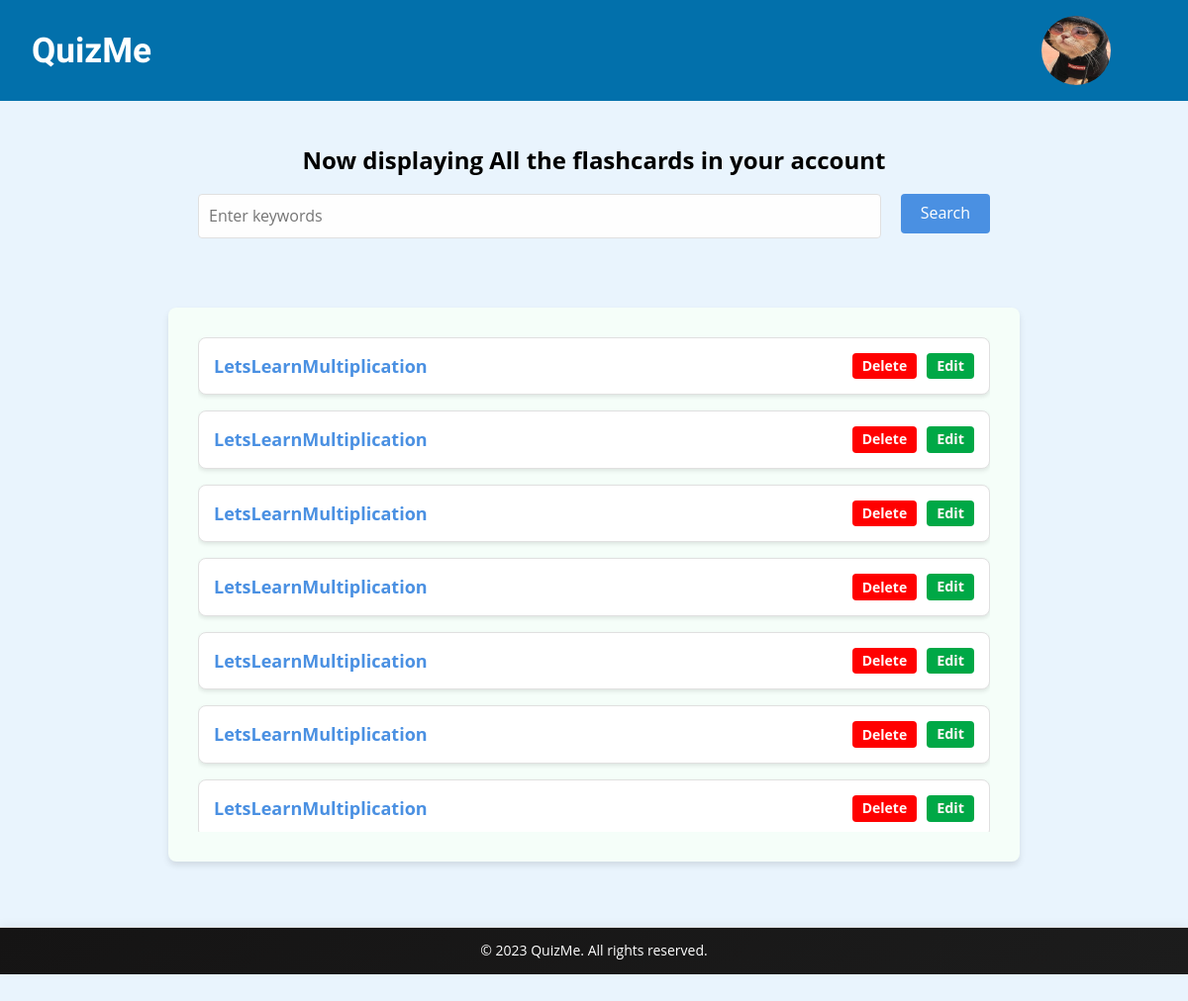
/your-flashcards (signed in), run on an earlier commit of the app's database.
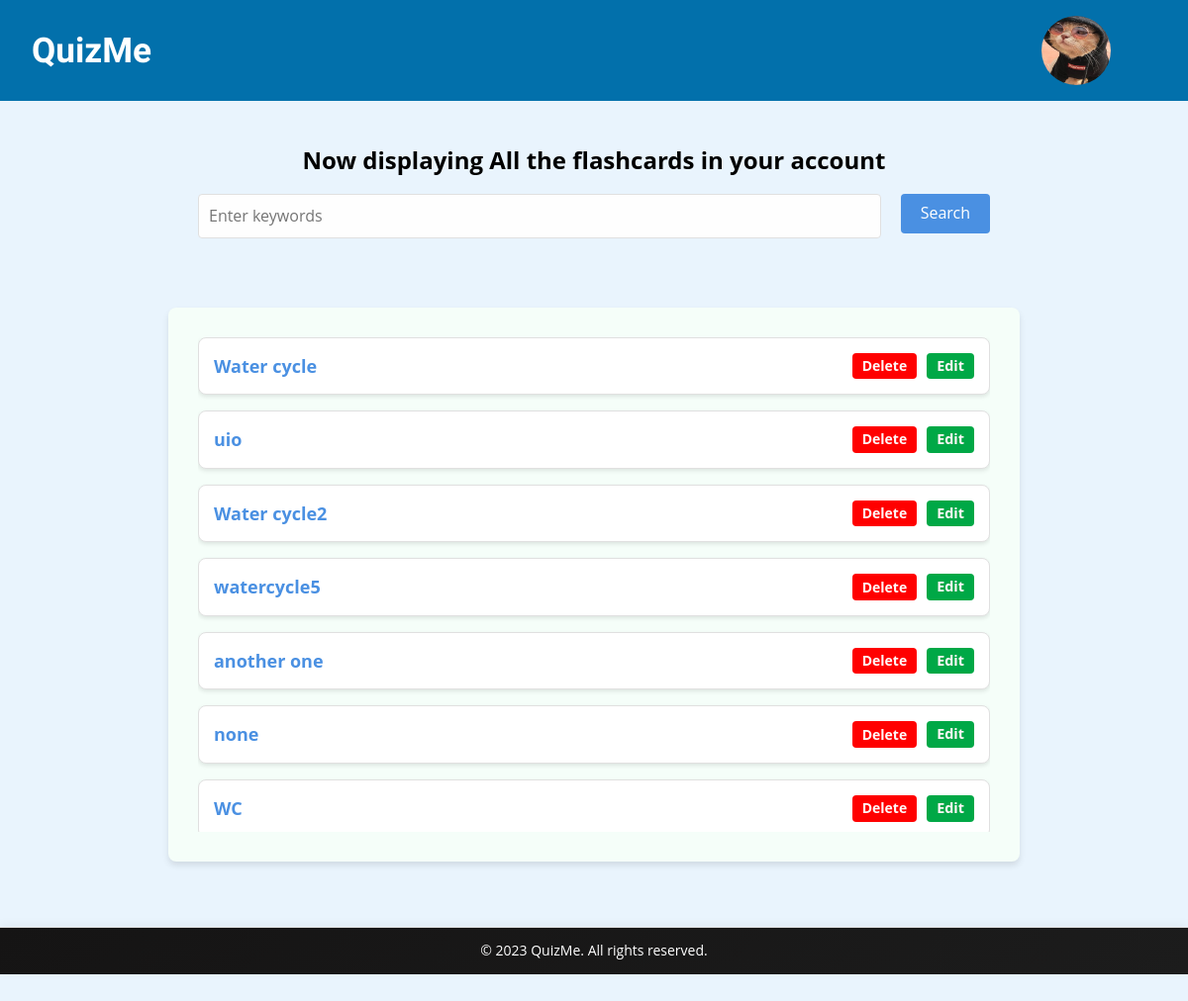
And on a later commit of the database.
### app.py (models this page shows, shortened)
class FlashcardSet(db.Model):
    id = db.Column(db.Integer, primary_key=True)
    name = db.Column(db.String(100), nullable=False)
    user_id = db.Column(db.Integer, db.ForeignKey('user.id'), nullable=False)
    flashcards = db.relationship('Flashcard', backref='flashcard_set', lazy=True, cascade='all, delete-orphan')  # Add cascade option

### app.py (the view, shortened to what this page needs)
@app.route('/your-flashcards', methods=['GET', 'POST'])
def your_flashcards():
    if 'user_id' not in session:
        return render_template('login.html', error_message="Please log in to access your flashcards.")
    user_id = session['user_id']
    user = User.query.get(user_id)
    flashcard_sets = user.flashcards
    return render_template('your-flashcards.html', flashcard_sets=flashcard_sets)

### app.py (called while the page is built)
@app.context_processor
def inject_user():
    user_id = session.get('user_id')
    if user_id:
        user = User.query.get(user_id)
        return dict(logged_in_user=user)
    return dict(logged_in_user=None)

### templates/your-flashcards.html (shortened to what this page needs)
{% extends "base.html" %}
{% block content %}
<section class="hero_your_flashcards">
    <h1 class="subtitle_your_flashcards">Now displaying All the flashcards in your account</h1>
    <form id="searchForm" action="{{ url_for('search_flashcard_sets') }}" method="POST">
        <input type="text" id="search" name="search_keywords" placeholder="Enter keywords">
        <button type="submit" id="submit-button">Search</button>
    </form>
</section>
<section class="displaying_flashcards_section">
    <div class="flashcard-list-container">
        <div class="flashcard-list" style="max-height: 500px; overflow-y: auto;">
            {% if flashcard_sets %}
                {% for flashcard_set in flashcard_sets %}
                    <div class="flashcard-set-card">
                        <a href="{{ url_for('single_flashcard', flashcard_set_name=flashcard_set.name) }}">{{ flashcard_set.name }}</a>
                        <div class="side">
                            <button class="delete_button" onclick="deleteFlashcardSet('{{ flashcard_set.name }}')">Delete</button>
                            <a href="{{ url_for('edit_flashcard_set', flashcard_set_name=flashcard_set.name) }}" class="edit-button"><p id="edit"> Edit </p></a>
                        </div>
                    </div>
                {% endfor %}
            {% else %}
                <p id="subtitle_your_flashcards">No matching flashcard set was found</p>
            {% endif %}
        </div>
    </div>
</section>
<br>
<br>
{% endblock %}

What changed in the data, as far as the page shows it:
no longer on this page (row edited): FlashcardSet: name "LetsLearnMultiplication"
no longer on this page (row edited): FlashcardSet: name "LetsLearnMultiplication"
no longer on this page (row edited): FlashcardSet: name "LetsLearnMultiplication"
removed FlashcardSet: name "LetsLearnMultiplication"
removed FlashcardSet: name "LetsLearnMultiplication"
removed FlashcardSet: name "LetsLearnMultiplication"
removed FlashcardSet: name "LetsLearnMultiplication"
added FlashcardSet: name "Water cycle"
added FlashcardSet: name "uio"
added FlashcardSet: name "Water cycle2"
added FlashcardSet: name "watercycle5"
added FlashcardSet: name "another one"
added FlashcardSet: name "none"
added FlashcardSet: name "WC"
